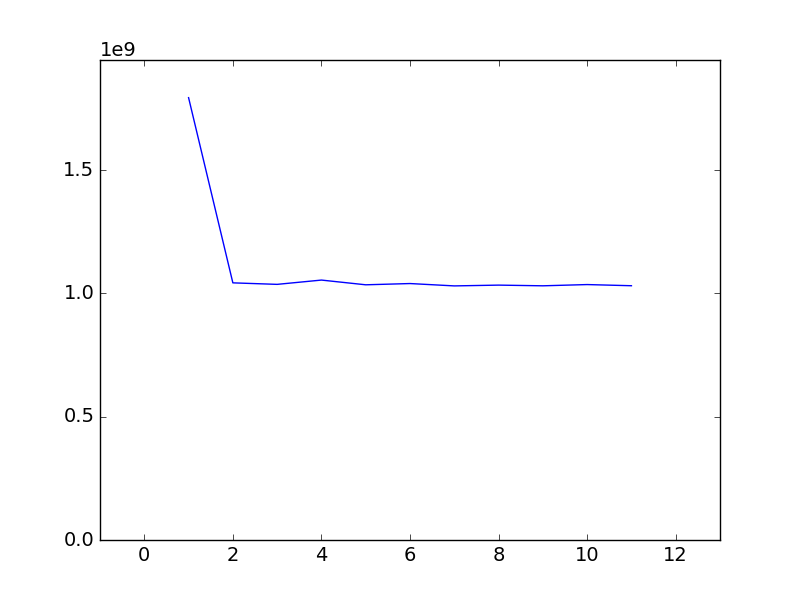

This chart was generated by the following Python code:
#!/bin/python
import numpy as np
import matplotlib.pyplot as pl
from sys import stdin

data = np.loadtxt(stdin, dtype=int)
pl.plot(data[:,0], data[:,1])
pl.margins(0.2)
pl.ylim(ymin=0)
pl.xkcd()
pl.savefig("plot.png")
pl.show()




